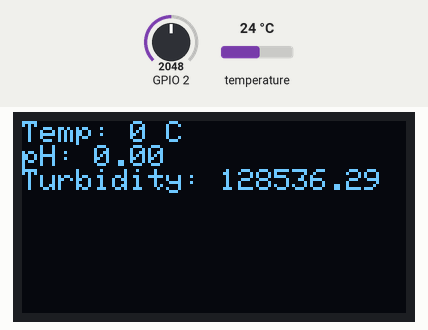
Simulated run of this program. Board: ESP32-C3. Shown: 128×64 one-colour display. The test bench sets the inputs (shaded band); at power-on: GPIO 2 = 2048, temperature 24 °C. WiFi joins after 1.5 s; servers stay silent unless stated; what the program prints to the serial monitor is not drawn.

Above: at 3.4 s.
3.5 s: GPIO 2 set to 2098
At 6.1 s:
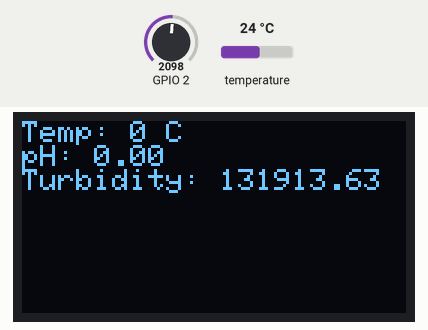
7.3 s: GPIO 2 set to 2866
At 9.9 s:
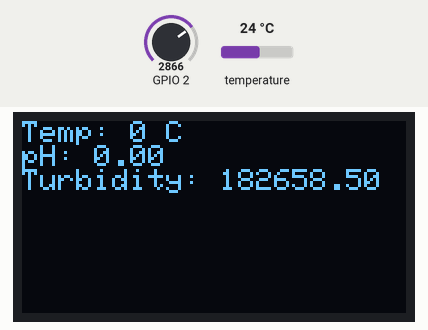
10.2 s: GPIO 2 set to 3603
At 12.9 s:
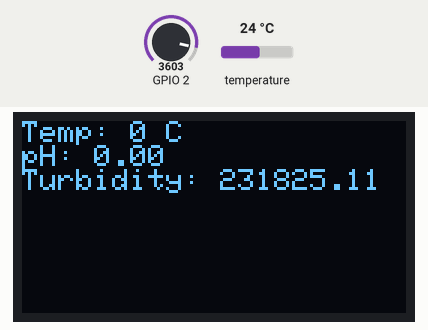
Timing chart, 0 to 14.4 s (numbered marks = the images above; inputs shaded):
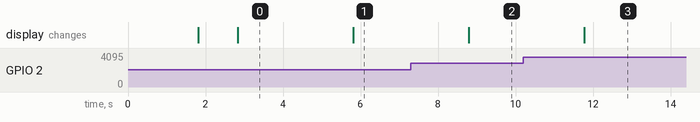

The program:

main.cpp
```cpp
#define BLYNK_TEMPLATE_ID "TMPL618OqrTXg"
#define BLYNK_TEMPLATE_NAME "PBL3demo"
#define BLYNK_AUTH_TOKEN "4Sly-C35Dvbbi8FWkc9mmCpMfGfK0NJl"

#define BLYNK_PRINT Serial
#include <WiFi.h>
#include <PubSubClient.h>
#include <DHT.h>
#include <OneWire.h>
#include <DallasTemperature.h>
#include <Adafruit_GFX.h>
#include <Adafruit_SSD1306.h>
#include <Adafruit_Sensor.h>
#include <BlynkSimpleEsp32.h>
#include <math.h>
#include <string.h>

// WiFi credentials
char auth[] = BLYNK_AUTH_TOKEN;
const char* ssid = "NHATRO BM T1";
const char* password = "nhatro123456t1";

// // MQTT Broker
// const char* mqtt_server = "fb14e4be0db84d6080ca3ca4c737d73d.s1.eu.hivemq.cloud";
// const int mqtt_port = 8883;
// const char* mqtt_user = "thanhpm175";
// const char* mqtt_password = "17052003t";

// DHT Sensor
// #define DHTPIN 4
// #define DHTTYPE DHT22
// DHT dht(DHTPIN, DHTTYPE);

// DS18B20 Sensor
#define ONE_WIRE_BUS 3
OneWire oneWire(ONE_WIRE_BUS);
DallasTemperature sensors(&oneWire);

// OLED Display
#define SCREEN_WIDTH 128
#define SCREEN_HEIGHT 64
#define OLED_RESET -1
Adafruit_SSD1306 display(SCREEN_WIDTH, SCREEN_HEIGHT, &Wire, OLED_RESET);

// // MQTT Client
// WiFiClient espClient;
// PubSubClient client(espClient);

// void callback(char* topic, byte* payload, unsigned int length) {
//   // Xử lý dữ liệu nhận được từ MQTT broker (nếu cần)
// }

void setup_wifi() {
  delay(10);
  Serial.println();
  Serial.print("Connecting to ");
  Serial.println(ssid);

  WiFi.begin(ssid, password);

  while (WiFi.status() != WL_CONNECTED) {
    delay(500);
    Serial.print(".");
  }

  Serial.println("");
  Serial.println("WiFi connected");
  Serial.println("IP address: ");
  Serial.println(WiFi.localIP());
}

void setup() {
  Serial.begin(115200);
  Blynk.begin(auth, ssid, password);
  setup_wifi();
  // client.setServer(mqtt_server, mqtt_port);
  // client.setCallback(callback);
  // dht.begin();
  // sensors.begin();
  if(!display.begin(SSD1306_SWITCHCAPVCC, 0x3C)) {
    Serial.println(F("SSD1306 allocation failed"));
    for(;;);
  }
  display.clearDisplay();
  display.setTextSize(1);
  display.setTextColor(WHITE);
}

// void reconnect() {
//   while (!client.connected()) {
//     Serial.print("Attempting MQTT connection...");
//     if (client.connect("ESP32Client", mqtt_user, mqtt_password)) {
//       Serial.println("connected");
//     } else {
//       Serial.print("failed, rc=");
//       Serial.print(client.state());
//       Serial.println(" try again in 5 seconds");
//       delay(5000);
//     }
//   }
// }

//cam bien do duc cua nuoc
float volt = 0.0;
float NTU = 0.0;
float redondeo(float p_entera, int p_decimal)
{
  float multiplicador = powf( 10.0f, p_decimal);  //redondeo a 2 decimales
  p_entera = roundf(p_entera * multiplicador) / multiplicador;
  return p_entera;
}

void turbidity_sensor(){
  volt = 0;
  for(int i = 0; i < 800; i++){
    volt += ((float)analogRead(2)/1024)*5*2.41;
  }
  volt = volt / 800;
  volt = redondeo(volt, 1);
  if (volt < 2.5){
    NTU = 3000;
  }
  else
  {
    NTU = -1120.4 * sqrt(volt) + 5742.3 * volt - 4352.9;
  }

Serial.print(volt);
Serial.print(" V");
Serial.print("\t");
Serial.print(NTU);
Serial.println(" NTU");
Blynk.virtualWrite(V1, NTU);
}

//cam bien pH 0-14
unsigned long int avgValue;
float phValue = 0.0;
int buf[10],temp;
void pH_sensor(){
  for(int i=0;i<10;i++)
  {
    buf[i]=analogRead(2);
    delay(10);
  }
  for(int i=0;i<9;i++)
  {
    for(int j=i+1;j<10;j++)
    {
      if(buf[i]>buf[j])
      {
        temp=buf[i];
        buf[i]=buf[j];
        buf[j]=temp;
      }
    }
  }
  avgValue=0;
  for(int i=2;i<8;i++)
    avgValue+=buf[i];
  float phVol=(float)avgValue*5.0/1024/4.3;
  float phValue = -5.70 * phVol + 29.5;
  phValue = 14.2 - phValue;
  Serial.print("pH: ");
  Serial.print(phValue);
  Serial.println(" ");
  Blynk.virtualWrite(V2, phValue);
}

//cam bien nhiet do
void temparature_sensor(){
   sensors.requestTemperatures();
   float temp = sensors.getTempCByIndex(0);
   Serial.print(temp);
   Serial.println(" C");
   Blynk.virtualWrite(V0, temp);
}

//cam bien Oxy
void Oxy(){

}

void loop() {
  Blynk.run();
  // if (!client.connected()) {
  //   reconnect();
  // }
  // client.loop();]
  turbidity_sensor();
  pH_sensor();
  temparature_sensor();

  // float humidity = dht.readHumidity();
  // float ph = analogRead(34); // Giả sử cảm biến pH kết nối với chân 34
  // float oxygen = analogRead(35); // Giả sử cảm biến oxy kết nối với chân 35
  // float waterLevel = analogRead(39); // Giả sử cảm biến mực nước kết nối với chân 39

  // // Gửi dữ liệu lên MQTT
  // client.publish("home/aquarium/temperature", String(temp).c_str());
  // client.publish("home/aquarium/humidity", String(humidity).c_str());
  // client.publish("home/aquarium/ph", String(ph).c_str());
  // client.publish("home/aquarium/oxygen", String(oxygen).c_str());
  // client.publish("home/aquarium/turbidity", String(turbidity).c_str());
  // client.publish("home/aquarium/waterLevel", String(waterLevel).c_str());

  //Hiển thị dữ liệu lên OLED
  display.clearDisplay();
  display.setCursor(0, 0);
  display.print("Temp: "); display.print(temp); display.println(" C");
  display.print("pH: "); display.println(phValue);
  //display.print("Oxygen: "); display.println(oxygen);
  display.print("Turbidity: "); display.println(NTU);
  //display.print("Water Level: "); display.println(waterLevel);
  display.display();

  delay(2000); // Cập nhật mỗi 2 giây
}
```

Measured:
- the behaviour switches between 2052 and 2053 on GPIO 2 (found by bisection; images 0 and 1)
- after the input at 3.5 s, the display: changes after 2.3 s (image 1)
- after the input at 7.3 s, the display: changes after 1.5 s (image 2)
- after the input at 10.2 s, the display: changes after 1.6 s (image 3)
